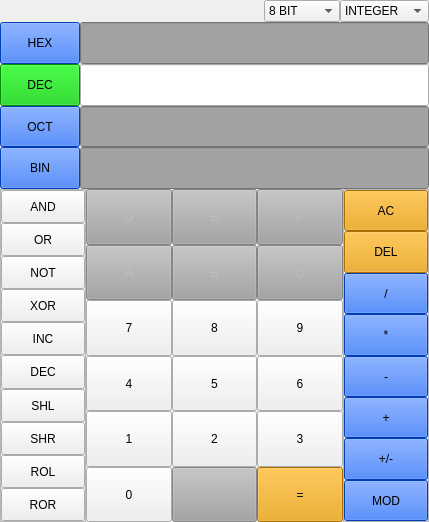
<?xml version="1.0" encoding="UTF-8"?>
<ui version="4.0">
 <class>calcultor</class>
 <widget class="QWidget" name="calcultor">
  <property name="geometry">
   <rect>
    <x>0</x>
    <y>0</y>
    <width>429</width>
    <height>522</height>
   </rect>
  </property>
  <property name="windowTitle">
   <string>Form</string>
  </property>
  <layout class="QVBoxLayout" name="verticalLayout" stretch="0,1,2">
   <property name="spacing">
    <number>0</number>
   </property>
   <property name="leftMargin">
    <number>0</number>
   </property>
   <property name="topMargin">
    <number>0</number>
   </property>
   <property name="rightMargin">
    <number>0</number>
   </property>
   <property name="bottomMargin">
    <number>0</number>
   </property>
   <item>
    <layout class="QHBoxLayout" name="horizontalLayout_2">
     <property name="spacing">
      <number>0</number>
     </property>
     <item>
      <spacer name="horizontalSpacer">
       <property name="orientation">
        <enum>Qt::Horizontal</enum>
       </property>
       <property name="sizeHint" stdset="0">
        <size>
         <width>40</width>
         <height>20</height>
        </size>
       </property>
      </spacer>
     </item>
     <item>
      <widget class="QComboBox" name="cb_mode">
       <item>
        <property name="text">
         <string>8 BIT</string>
        </property>
       </item>
       <item>
        <property name="text">
         <string>8 BIT U</string>
        </property>
       </item>
       <item>
        <property name="text">
         <string>16 BIT</string>
        </property>
       </item>
       <item>
        <property name="text">
         <string>16 BIT U</string>
        </property>
       </item>
       <item>
        <property name="text">
         <string>32 BIT</string>
        </property>
       </item>
       <item>
        <property name="text">
         <string>32 BIT U</string>
        </property>
       </item>
       <item>
        <property name="text">
         <string>64 BIT</string>
        </property>
       </item>
       <item>
        <property name="text">
         <string>64 BIT U</string>
        </property>
       </item>
      </widget>
     </item>
     <item>
      <widget class="QComboBox" name="comboBox">
       <item>
        <property name="text">
         <string>INTEGER</string>
        </property>
       </item>
       <item>
        <property name="text">
         <string>FLOATING</string>
        </property>
       </item>
      </widget>
     </item>
    </layout>
   </item>
   <item>
    <layout class="QGridLayout" name="gridLayout">
     <property name="spacing">
      <number>0</number>
     </property>
     <item row="2" column="2">
      <widget class="QLineEdit" name="le_oct">
       <property name="sizePolicy">
        <sizepolicy hsizetype="Expanding" vsizetype="Expanding">
         <horstretch>0</horstretch>
         <verstretch>0</verstretch>
        </sizepolicy>
       </property>
       <property name="styleSheet">
        <string notr="true">background-color: rgb(162, 162, 162);</string>
       </property>
       <property name="alignment">
        <set>Qt::AlignRight|Qt::AlignTrailing|Qt::AlignVCenter</set>
       </property>
       <property name="readOnly">
        <bool>true</bool>
       </property>
      </widget>
     </item>
     <item row="0" column="1">
      <widget class="QPushButton" name="pb_hex">
       <property name="sizePolicy">
        <sizepolicy hsizetype="Preferred" vsizetype="Expanding">
         <horstretch>0</horstretch>
         <verstretch>0</verstretch>
        </sizepolicy>
       </property>
       <property name="styleSheet">
        <string notr="true">background-color: rgb(0, 85, 255);</string>
       </property>
       <property name="text">
        <string>HEX</string>
       </property>
      </widget>
     </item>
     <item row="2" column="1">
      <widget class="QPushButton" name="pb_oct">
       <property name="sizePolicy">
        <sizepolicy hsizetype="Preferred" vsizetype="Expanding">
         <horstretch>0</horstretch>
         <verstretch>0</verstretch>
        </sizepolicy>
       </property>
       <property name="styleSheet">
        <string notr="true">background-color: rgb(0, 85, 255);</string>
       </property>
       <property name="text">
        <string>OCT</string>
       </property>
      </widget>
     </item>
     <item row="3" column="1">
      <widget class="QPushButton" name="pb_bin">
       <property name="sizePolicy">
        <sizepolicy hsizetype="Preferred" vsizetype="Expanding">
         <horstretch>0</horstretch>
         <verstretch>0</verstretch>
        </sizepolicy>
       </property>
       <property name="styleSheet">
        <string notr="true">background-color: rgb(0, 85, 255);</string>
       </property>
       <property name="text">
        <string>BIN</string>
       </property>
      </widget>
     </item>
     <item row="1" column="1">
      <widget class="QPushButton" name="pb_dec">
       <property name="sizePolicy">
        <sizepolicy hsizetype="Preferred" vsizetype="Expanding">
         <horstretch>0</horstretch>
         <verstretch>0</verstretch>
        </sizepolicy>
       </property>
       <property name="styleSheet">
        <string notr="true">background-color: rgb(0, 197, 0);</string>
       </property>
       <property name="text">
        <string>DEC</string>
       </property>
      </widget>
     </item>
     <item row="0" column="2">
      <widget class="QLineEdit" name="le_hex">
       <property name="sizePolicy">
        <sizepolicy hsizetype="Expanding" vsizetype="Expanding">
         <horstretch>0</horstretch>
         <verstretch>0</verstretch>
        </sizepolicy>
       </property>
       <property name="styleSheet">
        <string notr="true">background-color: rgb(162, 162, 162);</string>
       </property>
       <property name="alignment">
        <set>Qt::AlignRight|Qt::AlignTrailing|Qt::AlignVCenter</set>
       </property>
       <property name="readOnly">
        <bool>true</bool>
       </property>
      </widget>
     </item>
     <item row="3" column="2">
      <widget class="QLineEdit" name="le_bin">
       <property name="sizePolicy">
        <sizepolicy hsizetype="Expanding" vsizetype="Expanding">
         <horstretch>0</horstretch>
         <verstretch>0</verstretch>
        </sizepolicy>
       </property>
       <property name="styleSheet">
        <string notr="true">background-color: rgb(162, 162, 162);</string>
       </property>
       <property name="alignment">
        <set>Qt::AlignRight|Qt::AlignTrailing|Qt::AlignVCenter</set>
       </property>
       <property name="readOnly">
        <bool>true</bool>
       </property>
      </widget>
     </item>
     <item row="1" column="2">
      <widget class="QLineEdit" name="le_dec">
       <property name="sizePolicy">
        <sizepolicy hsizetype="Expanding" vsizetype="Expanding">
         <horstretch>0</horstretch>
         <verstretch>0</verstretch>
        </sizepolicy>
       </property>
       <property name="alignment">
        <set>Qt::AlignRight|Qt::AlignTrailing|Qt::AlignVCenter</set>
       </property>
      </widget>
     </item>
    </layout>
   </item>
   <item>
    <layout class="QHBoxLayout" name="horizontalLayout" stretch="1,3,1">
     <property name="spacing">
      <number>0</number>
     </property>
     <item>
      <widget class="QScrollArea" name="scrollArea">
       <property name="horizontalScrollBarPolicy">
        <enum>Qt::ScrollBarAlwaysOff</enum>
       </property>
       <property name="widgetResizable">
        <bool>true</bool>
       </property>
       <widget class="QWidget" name="scrollAreaWidgetContents">
        <property name="geometry">
         <rect>
          <x>0</x>
          <y>0</y>
          <width>83</width>
          <height>325</height>
         </rect>
        </property>
        <layout class="QVBoxLayout" name="verticalLayout_2">
         <property name="spacing">
          <number>0</number>
         </property>
         <property name="leftMargin">
          <number>0</number>
         </property>
         <property name="topMargin">
          <number>0</number>
         </property>
         <property name="rightMargin">
          <number>0</number>
         </property>
         <property name="bottomMargin">
          <number>0</number>
         </property>
         <item>
          <widget class="QPushButton" name="pb_and">
           <property name="sizePolicy">
            <sizepolicy hsizetype="Expanding" vsizetype="MinimumExpanding">
             <horstretch>0</horstretch>
             <verstretch>0</verstretch>
            </sizepolicy>
           </property>
           <property name="text">
            <string>AND</string>
           </property>
          </widget>
         </item>
         <item>
          <widget class="QPushButton" name="pb_or">
           <property name="sizePolicy">
            <sizepolicy hsizetype="Expanding" vsizetype="MinimumExpanding">
             <horstretch>0</horstretch>
             <verstretch>0</verstretch>
            </sizepolicy>
           </property>
           <property name="text">
            <string>OR</string>
           </property>
          </widget>
         </item>
         <item>
          <widget class="QPushButton" name="pb_not">
           <property name="sizePolicy">
            <sizepolicy hsizetype="Expanding" vsizetype="MinimumExpanding">
             <horstretch>0</horstretch>
             <verstretch>0</verstretch>
            </sizepolicy>
           </property>
           <property name="text">
            <string>NOT</string>
           </property>
          </widget>
         </item>
         <item>
          <widget class="QPushButton" name="pb_xor">
           <property name="sizePolicy">
            <sizepolicy hsizetype="Expanding" vsizetype="MinimumExpanding">
             <horstretch>0</horstretch>
             <verstretch>0</verstretch>
            </sizepolicy>
           </property>
           <property name="text">
            <string>XOR</string>
           </property>
          </widget>
         </item>
         <item>
          <widget class="QPushButton" name="pb_inc">
           <property name="sizePolicy">
            <sizepolicy hsizetype="Expanding" vsizetype="MinimumExpanding">
             <horstretch>0</horstretch>
             <verstretch>0</verstretch>
            </sizepolicy>
           </property>
           <property name="text">
            <string>INC</string>
           </property>
          </widget>
         </item>
         <item>
          <widget class="QPushButton" name="pb_decc">
           <property name="sizePolicy">
            <sizepolicy hsizetype="Expanding" vsizetype="MinimumExpanding">
             <horstretch>0</horstretch>
             <verstretch>0</verstretch>
            </sizepolicy>
           </property>
           <property name="text">
            <string>DEC</string>
           </property>
          </widget>
         </item>
         <item>
          <widget class="QPushButton" name="pb_shl">
           <property name="sizePolicy">
            <sizepolicy hsizetype="Expanding" vsizetype="MinimumExpanding">
             <horstretch>0</horstretch>
             <verstretch>0</verstretch>
            </sizepolicy>
           </property>
           <property name="text">
            <string>SHL</string>
           </property>
          </widget>
         </item>
         <item>
          <widget class="QPushButton" name="pb_shr">
           <property name="sizePolicy">
            <sizepolicy hsizetype="Expanding" vsizetype="MinimumExpanding">
             <horstretch>0</horstretch>
             <verstretch>0</verstretch>
            </sizepolicy>
           </property>
           <property name="text">
            <string>SHR</string>
           </property>
          </widget>
         </item>
         <item>
          <widget class="QPushButton" name="pb_rol">
           <property name="sizePolicy">
            <sizepolicy hsizetype="Expanding" vsizetype="MinimumExpanding">
             <horstretch>0</horstretch>
             <verstretch>0</verstretch>
            </sizepolicy>
           </property>
           <property name="text">
            <string>ROL</string>
           </property>
          </widget>
         </item>
         <item>
          <widget class="QPushButton" name="pb_ror">
           <property name="sizePolicy">
            <sizepolicy hsizetype="Expanding" vsizetype="MinimumExpanding">
             <horstretch>0</horstretch>
             <verstretch>0</verstretch>
            </sizepolicy>
           </property>
           <property name="text">
            <string>ROR</string>
           </property>
          </widget>
         </item>
        </layout>
       </widget>
      </widget>
     </item>
     <item>
      <layout class="QGridLayout" name="gridLayout_2">
       <item row="4" column="1">
        <widget class="QPushButton" name="pb_2">
         <property name="sizePolicy">
          <sizepolicy hsizetype="Expanding" vsizetype="Expanding">
           <horstretch>0</horstretch>
           <verstretch>0</verstretch>
          </sizepolicy>
         </property>
         <property name="text">
          <string>2</string>
         </property>
        </widget>
       </item>
       <item row="1" column="1">
        <widget class="QPushButton" name="pb_B">
         <property name="enabled">
          <bool>false</bool>
         </property>
         <property name="sizePolicy">
          <sizepolicy hsizetype="Expanding" vsizetype="Expanding">
           <horstretch>0</horstretch>
           <verstretch>0</verstretch>
          </sizepolicy>
         </property>
         <property name="styleSheet">
          <string notr="true">background-color: rgb(162, 162, 162);</string>
         </property>
         <property name="text">
          <string>B</string>
         </property>
        </widget>
       </item>
       <item row="0" column="2">
        <widget class="QPushButton" name="pb_F">
         <property name="enabled">
          <bool>false</bool>
         </property>
         <property name="sizePolicy">
          <sizepolicy hsizetype="Expanding" vsizetype="Expanding">
           <horstretch>0</horstretch>
           <verstretch>0</verstretch>
          </sizepolicy>
         </property>
         <property name="styleSheet">
          <string notr="true">background-color: rgb(162, 162, 162);</string>
         </property>
         <property name="text">
          <string>F</string>
         </property>
        </widget>
       </item>
       <item row="2" column="1">
        <widget class="QPushButton" name="pb_8">
         <property name="sizePolicy">
          <sizepolicy hsizetype="Expanding" vsizetype="Expanding">
           <horstretch>0</horstretch>
           <verstretch>0</verstretch>
          </sizepolicy>
         </property>
         <property name="text">
          <string>8</string>
         </property>
        </widget>
       </item>
       <item row="0" column="1">
        <widget class="QPushButton" name="pb_E">
         <property name="enabled">
          <bool>false</bool>
         </property>
         <property name="sizePolicy">
          <sizepolicy hsizetype="Expanding" vsizetype="Expanding">
           <horstretch>0</horstretch>
           <verstretch>0</verstretch>
          </sizepolicy>
         </property>
         <property name="styleSheet">
          <string notr="true">background-color: rgb(162, 162, 162);</string>
         </property>
         <property name="text">
          <string>E</string>
         </property>
        </widget>
       </item>
       <item row="3" column="1">
        <widget class="QPushButton" name="pb_5">
         <property name="sizePolicy">
          <sizepolicy hsizetype="Expanding" vsizetype="Expanding">
           <horstretch>0</horstretch>
           <verstretch>0</verstretch>
          </sizepolicy>
         </property>
         <property name="text">
          <string>5</string>
         </property>
        </widget>
       </item>
       <item row="5" column="1">
        <widget class="QPushButton" name="pb_dot">
         <property name="enabled">
          <bool>false</bool>
         </property>
         <property name="sizePolicy">
          <sizepolicy hsizetype="Expanding" vsizetype="Expanding">
           <horstretch>0</horstretch>
           <verstretch>0</verstretch>
          </sizepolicy>
         </property>
         <property name="styleSheet">
          <string notr="true">background-color: rgb(162, 162, 162);</string>
         </property>
         <property name="text">
          <string>.</string>
         </property>
        </widget>
       </item>
       <item row="0" column="0">
        <widget class="QPushButton" name="pb_D">
         <property name="enabled">
          <bool>false</bool>
         </property>
         <property name="sizePolicy">
          <sizepolicy hsizetype="Expanding" vsizetype="Expanding">
           <horstretch>0</horstretch>
           <verstretch>0</verstretch>
          </sizepolicy>
         </property>
         <property name="styleSheet">
          <string notr="true">background-color: rgb(162, 162, 162);</string>
         </property>
         <property name="text">
          <string>D</string>
         </property>
        </widget>
       </item>
       <item row="1" column="0">
        <widget class="QPushButton" name="pb_A">
         <property name="enabled">
          <bool>false</bool>
         </property>
         <property name="sizePolicy">
          <sizepolicy hsizetype="Expanding" vsizetype="Expanding">
           <horstretch>0</horstretch>
           <verstretch>0</verstretch>
          </sizepolicy>
         </property>
         <property name="styleSheet">
          <string notr="true">background-color: rgb(162, 162, 162);</string>
         </property>
         <property name="text">
          <string>A</string>
         </property>
        </widget>
       </item>
       <item row="2" column="0">
        <widget class="QPushButton" name="pb_7">
         <property name="sizePolicy">
          <sizepolicy hsizetype="Expanding" vsizetype="Expanding">
           <horstretch>0</horstretch>
           <verstretch>0</verstretch>
          </sizepolicy>
         </property>
         <property name="text">
          <string>7</string>
         </property>
        </widget>
       </item>
       <item row="3" column="0">
        <widget class="QPushButton" name="pb_4">
         <property name="sizePolicy">
          <sizepolicy hsizetype="Expanding" vsizetype="Expanding">
           <horstretch>0</horstretch>
           <verstretch>0</verstretch>
          </sizepolicy>
         </property>
         <property name="text">
          <string>4</string>
         </property>
        </widget>
       </item>
       <item row="4" column="0">
        <widget class="QPushButton" name="pb_1">
         <property name="sizePolicy">
          <sizepolicy hsizetype="Expanding" vsizetype="Expanding">
           <horstretch>0</horstretch>
           <verstretch>0</verstretch>
          </sizepolicy>
         </property>
         <property name="text">
          <string>1</string>
         </property>
        </widget>
       </item>
       <item row="5" column="0">
        <widget class="QPushButton" name="pb_0">
         <property name="sizePolicy">
          <sizepolicy hsizetype="Expanding" vsizetype="Expanding">
           <horstretch>0</horstretch>
           <verstretch>0</verstretch>
          </sizepolicy>
         </property>
         <property name="text">
          <string>0</string>
         </property>
        </widget>
       </item>
       <item row="1" column="2">
        <widget class="QPushButton" name="pb_C">
         <property name="enabled">
          <bool>false</bool>
         </property>
         <property name="sizePolicy">
          <sizepolicy hsizetype="Expanding" vsizetype="Expanding">
           <horstretch>0</horstretch>
           <verstretch>0</verstretch>
          </sizepolicy>
         </property>
         <property name="styleSheet">
          <string notr="true">background-color: rgb(162, 162, 162);</string>
         </property>
         <property name="text">
          <string>C</string>
         </property>
        </widget>
       </item>
       <item row="2" column="2">
        <widget class="QPushButton" name="pb_9">
         <property name="sizePolicy">
          <sizepolicy hsizetype="Expanding" vsizetype="Expanding">
           <horstretch>0</horstretch>
           <verstretch>0</verstretch>
          </sizepolicy>
         </property>
         <property name="text">
          <string>9</string>
         </property>
        </widget>
       </item>
       <item row="3" column="2">
        <widget class="QPushButton" name="pb_6">
         <property name="sizePolicy">
          <sizepolicy hsizetype="Expanding" vsizetype="Expanding">
           <horstretch>0</horstretch>
           <verstretch>0</verstretch>
          </sizepolicy>
         </property>
         <property name="text">
          <string>6</string>
         </property>
        </widget>
       </item>
       <item row="4" column="2">
        <widget class="QPushButton" name="pb_3">
         <property name="sizePolicy">
          <sizepolicy hsizetype="Expanding" vsizetype="Expanding">
           <horstretch>0</horstretch>
           <verstretch>0</verstretch>
          </sizepolicy>
         </property>
         <property name="text">
          <string>3</string>
         </property>
        </widget>
       </item>
       <item row="5" column="2">
        <widget class="QPushButton" name="pb_equal">
         <property name="sizePolicy">
          <sizepolicy hsizetype="Expanding" vsizetype="Expanding">
           <horstretch>0</horstretch>
           <verstretch>0</verstretch>
          </sizepolicy>
         </property>
         <property name="styleSheet">
          <string notr="true">background-color: rgb(232, 155, 0);</string>
         </property>
         <property name="text">
          <string>=</string>
         </property>
        </widget>
       </item>
      </layout>
     </item>
     <item>
      <widget class="QScrollArea" name="scrollArea_2">
       <property name="horizontalScrollBarPolicy">
        <enum>Qt::ScrollBarAlwaysOff</enum>
       </property>
       <property name="widgetResizable">
        <bool>true</bool>
       </property>
       <widget class="QWidget" name="scrollAreaWidgetContents_2">
        <property name="geometry">
         <rect>
          <x>0</x>
          <y>0</y>
          <width>83</width>
          <height>325</height>
         </rect>
        </property>
        <layout class="QVBoxLayout" name="verticalLayout_3">
         <property name="spacing">
          <number>0</number>
         </property>
         <property name="leftMargin">
          <number>0</number>
         </property>
         <property name="topMargin">
          <number>0</number>
         </property>
         <property name="rightMargin">
          <number>0</number>
         </property>
         <property name="bottomMargin">
          <number>0</number>
         </property>
         <item>
          <widget class="QPushButton" name="pb_AC">
           <property name="sizePolicy">
            <sizepolicy hsizetype="Expanding" vsizetype="MinimumExpanding">
             <horstretch>0</horstretch>
             <verstretch>0</verstretch>
            </sizepolicy>
           </property>
           <property name="styleSheet">
            <string notr="true">background-color: rgb(232, 155, 0);</string>
           </property>
           <property name="text">
            <string>AC</string>
           </property>
          </widget>
         </item>
         <item>
          <widget class="QPushButton" name="pb_delete">
           <property name="sizePolicy">
            <sizepolicy hsizetype="Expanding" vsizetype="MinimumExpanding">
             <horstretch>0</horstretch>
             <verstretch>0</verstretch>
            </sizepolicy>
           </property>
           <property name="styleSheet">
            <string notr="true">background-color: rgb(232, 155, 0);</string>
           </property>
           <property name="text">
            <string>DEL</string>
           </property>
          </widget>
         </item>
         <item>
          <widget class="QPushButton" name="pb_devide">
           <property name="sizePolicy">
            <sizepolicy hsizetype="Expanding" vsizetype="MinimumExpanding">
             <horstretch>0</horstretch>
             <verstretch>0</verstretch>
            </sizepolicy>
           </property>
           <property name="styleSheet">
            <string notr="true">background-color: rgb(0, 85, 255);</string>
           </property>
           <property name="text">
            <string>/</string>
           </property>
          </widget>
         </item>
         <item>
          <widget class="QPushButton" name="pb_mutiple">
           <property name="sizePolicy">
            <sizepolicy hsizetype="Expanding" vsizetype="MinimumExpanding">
             <horstretch>0</horstretch>
             <verstretch>0</verstretch>
            </sizepolicy>
           </property>
           <property name="styleSheet">
            <string notr="true">background-color: rgb(0, 85, 255);</string>
           </property>
           <property name="text">
            <string>*</string>
           </property>
          </widget>
         </item>
         <item>
          <widget class="QPushButton" name="pb_sub">
           <property name="sizePolicy">
            <sizepolicy hsizetype="Expanding" vsizetype="MinimumExpanding">
             <horstretch>0</horstretch>
             <verstretch>0</verstretch>
            </sizepolicy>
           </property>
           <property name="styleSheet">
            <string notr="true">background-color: rgb(0, 85, 255);</string>
           </property>
           <property name="text">
            <string>-</string>
           </property>
          </widget>
         </item>
         <item>
          <widget class="QPushButton" name="pb_add">
           <property name="sizePolicy">
            <sizepolicy hsizetype="Expanding" vsizetype="MinimumExpanding">
             <horstretch>0</horstretch>
             <verstretch>0</verstretch>
            </sizepolicy>
           </property>
           <property name="styleSheet">
            <string notr="true">background-color: rgb(0, 85, 255);</string>
           </property>
           <property name="text">
            <string>+</string>
           </property>
          </widget>
         </item>
         <item>
          <widget class="QPushButton" name="pb_switch">
           <property name="sizePolicy">
            <sizepolicy hsizetype="Expanding" vsizetype="MinimumExpanding">
             <horstretch>0</horstretch>
             <verstretch>0</verstretch>
            </sizepolicy>
           </property>
           <property name="styleSheet">
            <string notr="true">background-color: rgb(0, 85, 255);</string>
           </property>
           <property name="text">
            <string>+/-</string>
           </property>
          </widget>
         </item>
         <item>
          <widget class="QPushButton" name="pb_mod">
           <property name="sizePolicy">
            <sizepolicy hsizetype="Expanding" vsizetype="MinimumExpanding">
             <horstretch>0</horstretch>
             <verstretch>0</verstretch>
            </sizepolicy>
           </property>
           <property name="styleSheet">
            <string notr="true">background-color: rgb(0, 85, 255);</string>
           </property>
           <property name="text">
            <string>MOD</string>
           </property>
          </widget>
         </item>
        </layout>
        <zorder>pb_delete</zorder>
        <zorder>pb_AC</zorder>
        <zorder>pb_devide</zorder>
        <zorder>pb_mutiple</zorder>
        <zorder>pb_sub</zorder>
        <zorder>pb_add</zorder>
        <zorder>pb_switch</zorder>
        <zorder>pb_mod</zorder>
       </widget>
      </widget>
     </item>
    </layout>
   </item>
  </layout>
 </widget>
 <resources/>
 <connections/>
</ui>
